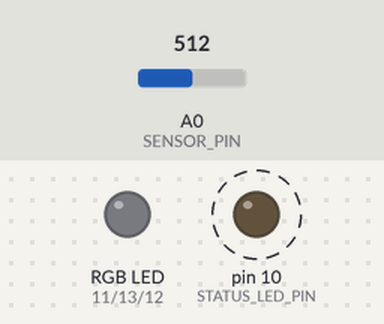
Simulated run of this sketch. Board: Arduino Uno, built with avr-gcc and run on an emulated ATmega328P. On the bench: an RGB LED mixed from three pins (HIGH = lit), output pins drawn as LEDs (lit = HIGH). Dashed ring = blinking. The test bench sets the inputs (shaded band); at power-on: A0 (SENSOR_PIN) = 512. What the sketch prints to the serial monitor is not drawn.

Above: at 0.6 s.
Timing chart, 0 to 3.2 s (numbered marks = the images above):
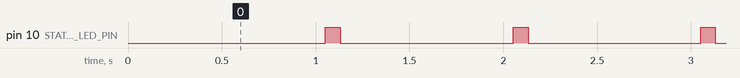

Measured:
- by itself, pin 10 (STATUS_LED_PIN): alternates HIGH for 0.08 s and LOW for 0.92 s

The sketch:

arduino_smart_plants.ino
```cpp
/*
  Project Smart Plants
  Arduino-firmware voor bodemvochtigheid.

  Stuurt CSV naar het platform op 9600 baud:
  tijd_ms,raw,average,category_code

  Led-uitbreiding:
  - D10: rode statusled, knippert wanneer een meetregel verstuurd wordt.
  - D11: rood kanaal RGB-led.
  - D12: blauw kanaal RGB-led.
  - D13: groen kanaal RGB-led.

  Gebruik voor elke led of RGB-kleur een eigen weerstand van 220 ohm of 330 ohm.
  De RGB-led werkt pas als USE_RGB_SOIL_LED op true staat en de drempels ingevuld zijn.
  Het platform blijft de eerste plaats voor kalibratie.
*/

const int SENSOR_PIN = A0;
const byte STATUS_LED_PIN = 10;
const byte RGB_RED_PIN = 11;
const byte RGB_BLUE_PIN = 12;
const byte RGB_GREEN_PIN = 13;

const unsigned long SERIAL_INTERVAL_MS = 1000;
const unsigned int STATUS_BLINK_MS = 80;
const byte SAMPLE_COUNT = 10;
const byte CATEGORY_UNKNOWN = 0;
const byte CATEGORY_DRY = 1;
const byte CATEGORY_MOIST = 2;
const byte CATEGORY_WET = 3;

// Zet dit pas op true nadat je in het platform droog/vochtig/nat gekalibreerd hebt.
const bool USE_RGB_SOIL_LED = false;

// De meeste capacitieve bodemvochtsensoren geven een lagere waarde bij nattere bodem.
// Kijk in het platform naar "Richting" en pas dit aan als jouw sensor andersom werkt.
const bool LOWER_VALUE_IS_WETTER = true;

// Vul hier de twee drempels uit het platform in wanneer USE_RGB_SOIL_LED true wordt.
const int DRY_MOIST_THRESHOLD = 650;
const int MOIST_WET_THRESHOLD = 450;

// Zet op true bij een common-anode RGB-led. Laat false bij common-cathode.
const bool RGB_COMMON_ANODE = false;

unsigned long previousSerialMs = 0;
unsigned long statusLedOffMs = 0;

int readAverage();
byte classifySoil(int sensorValue);
void pulseStatusLed(unsigned long now);
void updateStatusLed(unsigned long now);
void setRgbForCategory(byte category);
void writeRgb(bool redOn, bool greenOn, bool blueOn);
void writeRgbChannel(byte pin, bool on);

void setup() {
  pinMode(STATUS_LED_PIN, OUTPUT);
  pinMode(RGB_RED_PIN, OUTPUT);
  pinMode(RGB_GREEN_PIN, OUTPUT);
  pinMode(RGB_BLUE_PIN, OUTPUT);
  digitalWrite(STATUS_LED_PIN, LOW);
  writeRgb(false, false, false);

  Serial.begin(9600);
  delay(100);

  Serial.println(F("# Smart Plants 2026"));
  Serial.println(F("# CSV: tijd_ms,raw,average,category_code"));
  Serial.println(F("# D10 knippert wanneer data verstuurd wordt."));
  Serial.println(F("# Kalibratie gebeurt in het platform."));
}

void loop() {
  const unsigned long now = millis();
  updateStatusLed(now);

  if (now - previousSerialMs < SERIAL_INTERVAL_MS) {
    return;
  }
  previousSerialMs = now;

  const int averageValue = readAverage();
  const byte category = classifySoil(averageValue);
  setRgbForCategory(category);
  pulseStatusLed(millis());

  Serial.print(now);
  Serial.print(F(","));
  Serial.print(averageValue);
  Serial.print(F(","));
  Serial.print(averageValue);
  Serial.print(F(","));
  Serial.println(category);
}

int readAverage() {
  long total = 0;

  for (byte i = 0; i < SAMPLE_COUNT; i++) {
    total += analogRead(SENSOR_PIN);
    delay(5);
  }

  return total / SAMPLE_COUNT;
}

byte classifySoil(int sensorValue) {
  if (!USE_RGB_SOIL_LED) {
    return CATEGORY_UNKNOWN;
  }

  if (LOWER_VALUE_IS_WETTER) {
    if (sensorValue > DRY_MOIST_THRESHOLD) {
      return CATEGORY_DRY;
    }
    if (sensorValue <= MOIST_WET_THRESHOLD) {
      return CATEGORY_WET;
    }
    return CATEGORY_MOIST;
  }

  if (sensorValue < DRY_MOIST_THRESHOLD) {
    return CATEGORY_DRY;
  }
  if (sensorValue >= MOIST_WET_THRESHOLD) {
    return CATEGORY_WET;
  }
  return CATEGORY_MOIST;
}

void pulseStatusLed(unsigned long now) {
  digitalWrite(STATUS_LED_PIN, HIGH);
  statusLedOffMs = now + STATUS_BLINK_MS;
}

void updateStatusLed(unsigned long now) {
  if (statusLedOffMs != 0 && (long)(now - statusLedOffMs) >= 0) {
    digitalWrite(STATUS_LED_PIN, LOW);
    statusLedOffMs = 0;
  }
}

void setRgbForCategory(byte category) {
  if (!USE_RGB_SOIL_LED) {
    writeRgb(false, false, false);
    return;
  }

  if (category == CATEGORY_DRY) {
    writeRgb(true, false, false);
  } else if (category == CATEGORY_MOIST) {
    writeRgb(false, true, false);
  } else if (category == CATEGORY_WET) {
    writeRgb(false, false, true);
  } else {
    writeRgb(false, false, false);
  }
}

void writeRgb(bool redOn, bool greenOn, bool blueOn) {
  writeRgbChannel(RGB_RED_PIN, redOn);
  writeRgbChannel(RGB_GREEN_PIN, greenOn);
  writeRgbChannel(RGB_BLUE_PIN, blueOn);
}

void writeRgbChannel(byte pin, bool on) {
  digitalWrite(pin, RGB_COMMON_ANODE ? !on : on);
}
```
